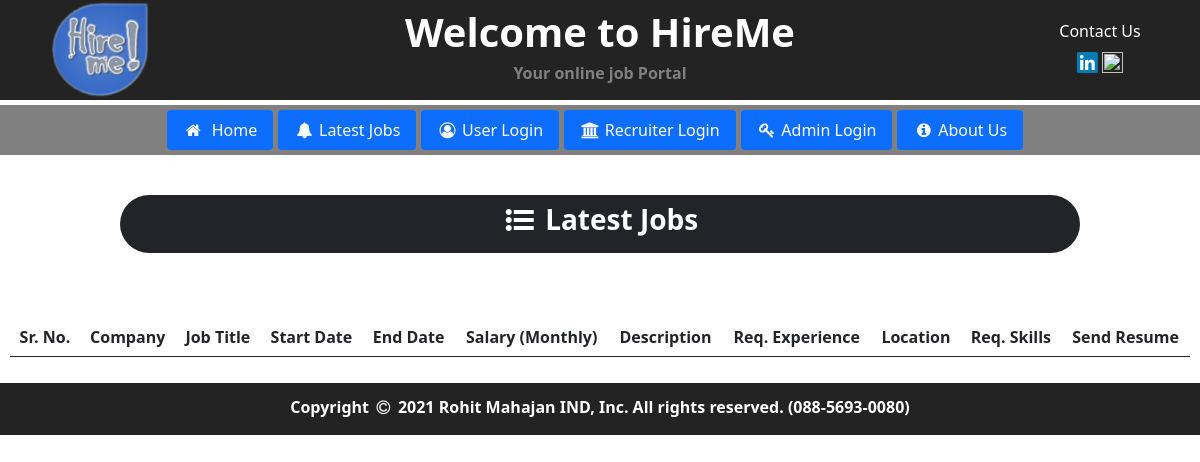
Page /latest_jobs on the earlier database version.
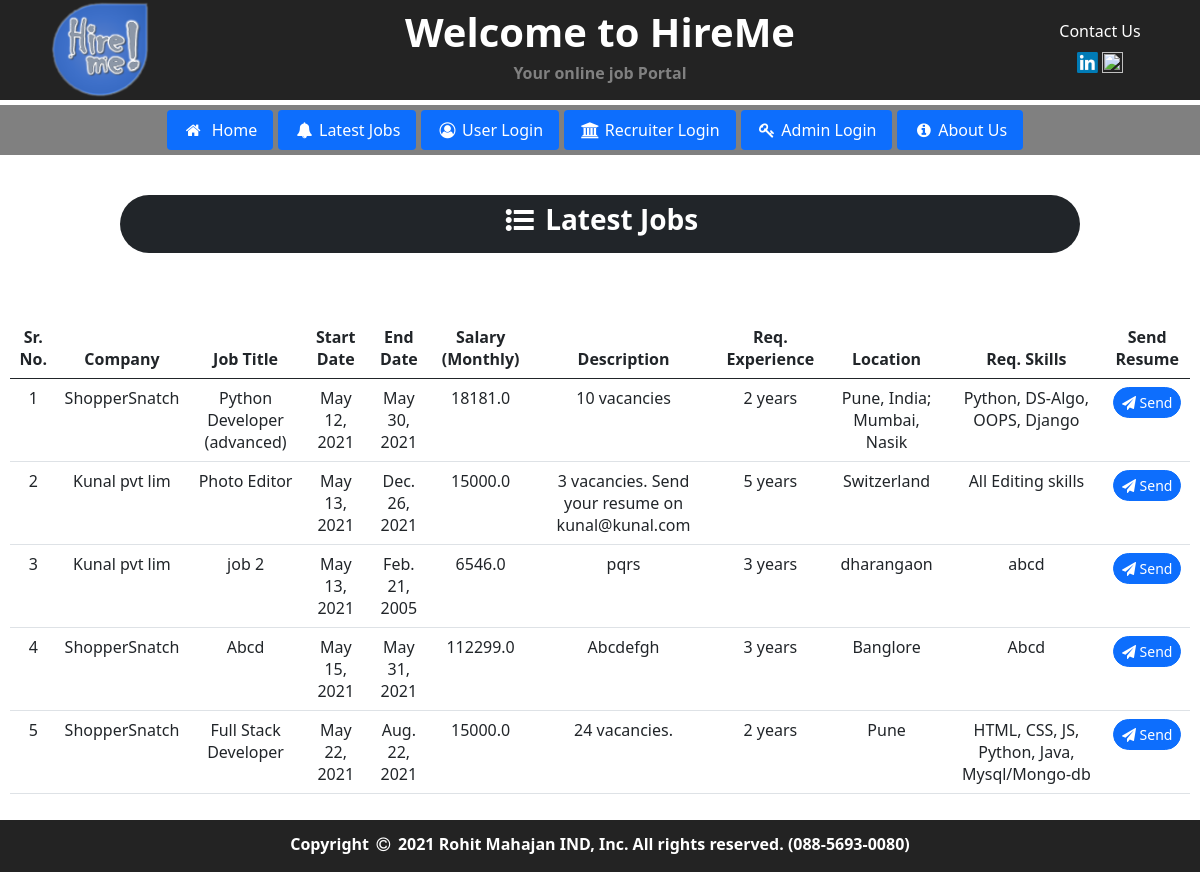
Same page on the later database version.
### job/models.py (models this page shows, shortened)
class Job(models.Model):
    recruiter = models.ForeignKey(Recruiter, on_delete=models.CASCADE)
    start_date = models.DateField()
    end_date = models.DateField()
    title = models.CharField(max_length=100,null=False)
    salary = models.FloatField(max_length=20)
    image = models.FileField()
    description = models.CharField(max_length=300)
    experience = models.CharField(max_length=50)
    location = models.CharField(max_length=150)
    skills = models.CharField(max_length=100)
    creationdate = models.DateField()

class Recruiter(models.Model):
    user = models.ForeignKey(User, on_delete=models.CASCADE)
    mobile = models.CharField(max_length=15,null=False)
    image = models.FileField(null=True)
    gender = models.CharField(max_length=15,null=False)
    company = models.CharField(max_length=100,null=False)
    type = models.CharField(max_length=15,null=False)
    status = models.CharField(max_length=20,null=False)

### job/views.py (the view)
# urls.py: path('latest_jobs', latest_jobs, name="latest_jobs"),
def latest_jobs(request):
    job = Job.objects.all()
    rec = Recruiter.objects.all()
    d = {'job':job, 'rec':rec}
    return render(request,'latest_jobs.html',d)

### job/templates/latest_jobs.html (shortened to what this page needs)
{% load static %}
{% block body %}
{% include 'navigation.html' %}
<link rel="stylesheet" href="https://cdn.datatables.net/1.10.23/css/jquery.dataTables.min.css">
<link rel="stylesheet" href="https://cdn.datatables.net/buttons/1.6.5/css/buttons.dataTables.min.css">
<head>
</head>
<nav class="navbar navbar-dark bg-dark" style="width:80%; margin-top:40px; margin-bottom:40px; margin-left:auto; margin-right:auto; border-radius: 30px;">
    <div class="container-fluid">
        <h3 style="color:white; margin-left:auto; margin-right:auto;"><i class="fa fa-list-ul fa-fw" aria-hidden="true"></i>&nbsp;<b>Latest Jobs</b><h3>
    </div>
  </nav>
  <div class="table-responsive" style="margin-top:30px; margin: 10px 10px 10px 10px;">
    <table class="table table-hover" id="example" style="margin-top:25px;">
        <thead>
        <tr style="text-align:center;">
            <th>Sr. No.</th>
            <th>Company</th>
            <th>Job Title</th>
            <th>Start Date</th>
            <th>End Date</th>
            <th>Salary (Monthly)</th>
            <th>Description</th>
            <th>Req. Experience</th>
            <th>Location</th>
            <th>Req. Skills</th>
            <th>Send Resume</th>
        </tr>
        </thead>
        <tbody>
        {% for i in job %}
        <tr style="text-align:center;">
            <td>{{forloop.counter}}</td>
            <td>{{i.recruiter.company}}</td>
            <td>{{i.title}}</td>
            <td>{{i.creationdate}}</td>
            <td>{{i.end_date}}</td>
            <td>{{i.salary}}</td>
            <td>{{i.description}}</td>
            <td>{{i.experience}} years</td>
            <td>{{i.location}}</td>
            <td>{{i.skills}}</td>
            <td><a class="btn btn-primary btn-sm" href="{% url 'user_login' %}"
                style="border-radius:30px; margin-bottom:5px;"><i class="fa fa-paper-plane"></i>&nbsp;Send</a></td>
        </tr>
        {% endfor %}
        </tbody>
    </table>
    </div>
<div style="background-color:#232323; position: relative;
bottom: 0; width: 100%; padding: 15px 10px 10px 10px; text-align:center;">
  <h6 style="color:white;"><b>Copyright&nbsp;<i class="fa fa-copyright fa-fw"></i>&nbsp;2021 Rohit Mahajan IND, Inc. All rights reserved.&nbsp;(088-5693-0080)</b></h6>
{% endblock body %}

### job/templates/navigation.html (shortened to what this page needs)
<html>
<head>
  {% load static %}
  <link href="https://cdn.jsdelivr.net/npm/bootstrap@5.0.0-beta1/dist/css/bootstrap.min.css" rel="stylesheet"
>
  <link rel="stylesheet" href="https://cdnjs.cloudflare.com/ajax/libs/font-awesome/4.7.0/css/font-awesome.min.css">
</head>
<body class="body">
  <div class="container-fluid" style="background-color:#232323;">
    <div class="row">
      <div class="col-sm-2" style="text-align: center; margin: auto;">
       <a href="/"> <img src="{% static 'images/logo2.png' %}" alt="HireMe" width="100px" height="100px"></a>
      </div>
      <div class="col-sm-8" style="text-align: center; margin: auto;">
        <h1 style="color:white;"><b>Welcome to HireMe</b></h1>
        <h6 style="color:grey;"><b>Your online job Portal</b></h6>
      </div>
      <div class="col-sm-2" style="text-align: center; margin: auto;">
        <h6 style="color:white;">Contact Us</h6>
        <div style="margin-bottom:5px;">
          <a href="https://www.linkedin.com/in/rohit-mahajan-3418991a7/" target="_blank">
            <img class="socialic" src="{% static 'images/LI.png' %}" width="21px"></a>
          <a href="https://instagram.com/rm.the_immutable" target="_blank">
            <img class="socialic" src="{% static 'images/IG.png' %}" width="21px">
          </a>
        </div>
      </div>
    </div>
  </div>
  <ul class="nav nav-pills justify-content-center" style="background-color:grey; margin-top:5px;">
    <li class="nav-item" style="margin-right:5px; margin-top:5px; margin-top:5px; margin-bottom:5px;">
      <a class="nav-link active" href="{% url 'index' %}"><i class="fa fa-home fa-fw" aria-hidden="true"></i>&nbsp;
        Home</a>
    </li>
    <li class="nav-item" style="margin-right:5px; margin-top:5px; margin-bottom:5px;">
      <a class="nav-link active" href="{% url 'latest_jobs' %}"><i class="fa fa-bell fa-fw" aria-hidden="true"></i>&nbsp;Latest Jobs</a>
    </li>
    <li class="nav-item" style="margin-right:5px; margin-top:5px; margin-bottom:5px;">
      <a class="nav-link active" href="{% url 'user_login' %}"><i class="fa fa-user-circle-o fa-fw"
          aria-hidden="true"></i>&nbsp;User Login</a>
    </li>
    <li class="nav-item" style="margin-right:5px; margin-top:5px; margin-bottom:5px;">
      <a class="nav-link active" href="{% url 'recruiter_login' %}"><i class="fa fa-institution fa-fw"
          aria-hidden="true"></i>&nbsp;Recruiter Login</a>
    </li>
    <li class="nav-item" style="margin-right:5px; margin-top:5px; margin-bottom:5px;">
      <a class="nav-link active" href="{% url 'admin_login' %}"><i class="fa fa-key fa-fw"
          aria-hidden="true"></i>&nbsp;Admin Login</a>
    </li>
    <li class="nav-item" style="margin-right:5px; margin-top:5px; margin-bottom:5px;">
      <a class="nav-link active" href="{% url 'about_us' %}"><i class="fa fa-info-circle fa-fw"
          aria-hidden="true"></i>&nbsp;About Us</a>
    </li>
  </ul>
</body>
</html>

### job/templates/navigation.html (style rules this page uses)
html { scroll-behavior: smooth; }

Differences in the rows shown:
added Job: recruiter.company "ShopperSnatch", title "Python Developer (advanced)", creationdate "May 12, 2021", end_date "May 30, 2021", salary "18181.0", description "10 vacancies", experience "2", location "Pune, India; Mumbai, Nasik", skills "Python, DS-Algo, OOPS, Django"
added Job: recruiter.company "Kunal pvt lim", title "Photo Editor", creationdate "May 13, 2021", end_date "Dec. 26, 2021", salary "15000.0", description "3 vacancies. Send your resume on kunal@kunal.com", experience "5", location "Switzerland", skills "All Editing skills"
added Job: recruiter.company "Kunal pvt lim", title "job 2", creationdate "May 13, 2021", end_date "Feb. 21, 2005", salary "6546.0", description "pqrs", experience "3", location "dharangaon", skills "abcd"
added Job: recruiter.company "ShopperSnatch", title "Abcd", creationdate "May 15, 2021", end_date "May 31, 2021", salary "112299.0", description "Abcdefgh", experience "3", location "Banglore", skills "Abcd"
added Job: recruiter.company "ShopperSnatch", title "Full Stack Developer", creationdate "May 22, 2021", end_date "Aug. 22, 2021", salary "15000.0", description "24 vacancies.", experience "2", location "Pune", skills "HTML, CSS, JS, Python, Java, Mysql/Mongo-db"
